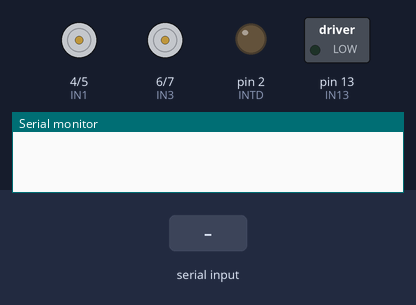
Bench run of a sketch on a simulated Arduino Uno, built with avr-gcc and run on an emulated ATmega328P. Parts: motor-driver pin pairs drawn as motors (green arrow = first pin HIGH = forward, orange = second pin HIGH = backward, longer = more drive, scaled by the enable pin), switched loads named in the sketch (green lamp = pin HIGH), output pins drawn as LEDs (lit = HIGH), the last lines printed to the serial monitor. The test bench sets the inputs (shaded band).

Above: at 1.2 s.
1.3 s: "w" received over Serial
At 2.5 s:
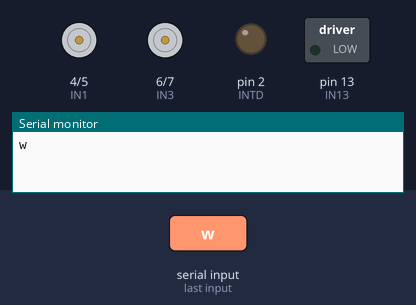
2.8 s: "s" received over Serial
At 3.9 s:
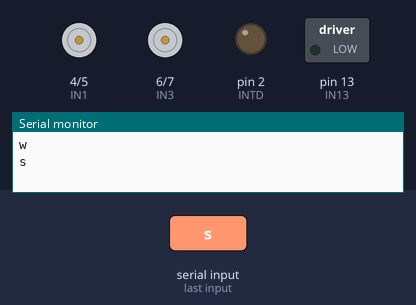
4.3 s: "i" received over Serial
At 5.5 s:
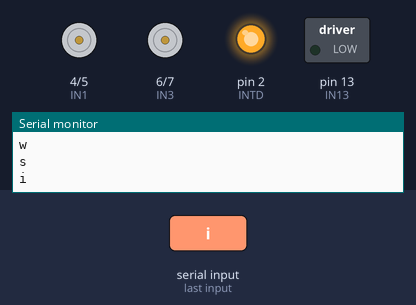
5.8 s: "f" received over Serial
7.3 s: "r" received over Serial
At 7.9 s:
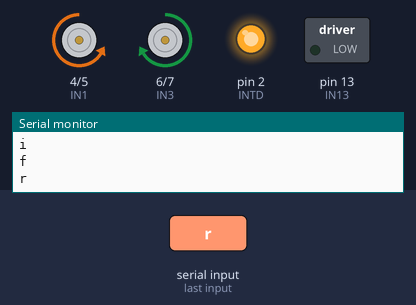
9.6 s: "a" received over Serial
At 10.3 s:
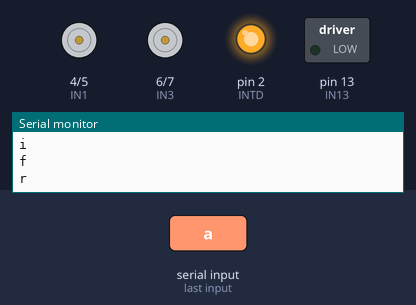
Timing chart, 0 to 12.1 s (numbered marks = the images above; inputs shaded):
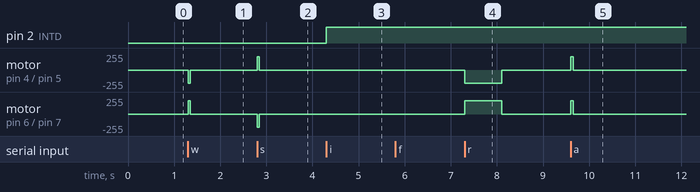

The sketch:

motores_arduino.ino
```cpp
#define Pecho 11
#define Ptrig 12
long duracion, distancia;

int t = 50;


//Motor derecho
int IN1 = 4;    //Input3 conectada al pin 4
int IN2 = 5;    //Input4 conectada al pin 3
int ENA = 3;    // ENB conectada al pin 2 de arduino

int IN3 = 6;
int IN4 = 7;
int ENB = 9;
int IN13 = 13;
int INTD = 2;

int k;

void setup()
{
 pinMode(IN1,OUTPUT);
 pinMode(IN2,OUTPUT);
  pinMode(IN3,OUTPUT);
 pinMode(IN4,OUTPUT);
 pinMode(ENB,OUTPUT);
 pinMode(ENA, OUTPUT);
 pinMode(IN13, OUTPUT);
 pinMode(INTD, OUTPUT);
 Serial.begin (9600);
}
void loop()
{
  char entrada = Serial.read();

    if (entrada=='w' || entrada=='s' || entrada =='f' || entrada == 'o' || entrada == 'i' || entrada == 'r' || entrada == 'p'){Serial.println(entrada);}

      if(entrada == 'p')
      {

    digitalWrite(Ptrig, LOW);
    delayMicroseconds(2);
    digitalWrite(Ptrig, HIGH);   // genera el pulso de triger por 10ms
    delayMicroseconds(10);
    digitalWrite(Ptrig, LOW);

    duracion = pulseIn(Pecho, HIGH);
    distancia = (duracion / 2) / 29;          // calcula la distancia en centimetros

    if (distancia >= 500 || distancia <= 0) { // si la distancia es mayor a 500cm o menor a 0cm
      Serial.println("---");                  // no mide nada
    }
     else {
      // for (int i=0; i <= 255; i++){
      Serial.print("Distancia:");
      Serial.print(distancia);           // envia el valor de la distancia por el puerto serial
      Serial.println(" ");              // le coloca a la distancia los centimetros "cm"
      digitalWrite(13, 0);               // en bajo el pin 13
      digitalWrite(8, 0);                // el pin 8 en bajo
    }


      if (distancia <= 1 && distancia >= 1) {
      digitalWrite(13, 1);     // en alto el pin 13 si la distancia es menor a 10cm
      digitalWrite(8, 1);
      Serial.println("Alarma.......");         // envia la palabra Alarma por el puerto serial
    }
      delay(150);
      }
      if(entrada == 'r')
      {
      analogWrite(ENA, 200);
      digitalWrite(IN1, 0);
      digitalWrite(IN2, 1);

      analogWrite(ENB, 200);
      digitalWrite(IN3, 1);
      digitalWrite(IN4, 0);

      delay(800);
      digitalWrite(IN2, 0);
      digitalWrite(IN1, 0);
      digitalWrite(IN4, 0);
      digitalWrite(IN3, 0);

      }
//==================== ADELANTE
      if(entrada == 'w')
      {
      analogWrite(ENA, 200);
      digitalWrite(IN1, 0);
      digitalWrite(IN2, 1);

      analogWrite(ENB, 200);
      digitalWrite(IN3, 1);
      digitalWrite(IN4, 0);

      delay(50);
      digitalWrite(IN2, 0);
      digitalWrite(IN1, 0);
      digitalWrite(IN4, 0);
      digitalWrite(IN3, 0);

      }

//===================== ATRAS
      if(entrada == 's')
      {
      analogWrite(ENA, 200);
      digitalWrite(IN1, 1);
      digitalWrite(IN2, 0);

      analogWrite(ENB, 200);
      digitalWrite(IN3, 0);
      digitalWrite(IN4, 1);

      delay(50);
      digitalWrite(IN2, 0);
      digitalWrite(IN1, 0);
      digitalWrite(IN4, 0);
      digitalWrite(IN3, 0);
      }

// ====================== IZQUIERDA

      if(entrada == 'a')
      {
      analogWrite(ENA, 200);
      digitalWrite(IN1, 1);
      digitalWrite(IN2, 0);

      analogWrite(ENB, 200);
      digitalWrite(IN3, 1);
      digitalWrite(IN4, 0);

      delay(50);;
      digitalWrite(IN2, 0);
      digitalWrite(IN1, 0);
      digitalWrite(IN4, 0);
      digitalWrite(IN3, 0);
      }

// =================== DERECHA

      if(entrada == 'd')
      {
      analogWrite(ENA, 200);
      digitalWrite(IN1, 0);
      digitalWrite(IN2, 1);

      analogWrite(ENB, 200);
      digitalWrite(IN3, 0);
      digitalWrite(IN4, 1);

      delay(50);
      digitalWrite(IN2, 0);
      digitalWrite(IN1, 0);
      digitalWrite(IN4, 0);
      digitalWrite(IN3, 0);
      }

// ================= APAGAR

      if(entrada == 'f')
      {
        analogWrite(ENB,0);
        analogWrite(ENA, 0);
      }

// =================== LED ON

      if(entrada == 'i')
      {
        digitalWrite(INTD, HIGH);
      }

      if(entrada == 'o')
      {
        digitalWrite(INTD, LOW);
      }


}
```

Measured:
- after the input at 1.3 s, motor on pin 4 (IN1) / pin 5 (IN2): stopped → backward 200/255 at once, → stopped 0.05 s later; motor on pin 6 (IN3) / pin 7 (IN4): stopped → forward 200/255 at once, → stopped 0.05 s later
- after the input at 2.8 s, motor on pin 4 (IN1) / pin 5 (IN2): stopped → forward 200/255 at once, → stopped 0.05 s later; motor on pin 6 (IN3) / pin 7 (IN4): stopped → backward 200/255 at once, → stopped 0.05 s later
- after the input at 4.3 s, pin 2 (INTD): LOW → HIGH at once
- after the input at 7.3 s, motor on pin 4 (IN1) / pin 5 (IN2): stopped → backward 200/255 at once, → stopped 0.80 s later; motor on pin 6 (IN3) / pin 7 (IN4): stopped → forward 200/255 at once, → stopped 0.80 s later
- after the input at 9.6 s, motor on pin 4 (IN1) / pin 5 (IN2), motor on pin 6 (IN3) / pin 7 (IN4): stopped → forward 200/255 at once, → stopped 0.05 s later
